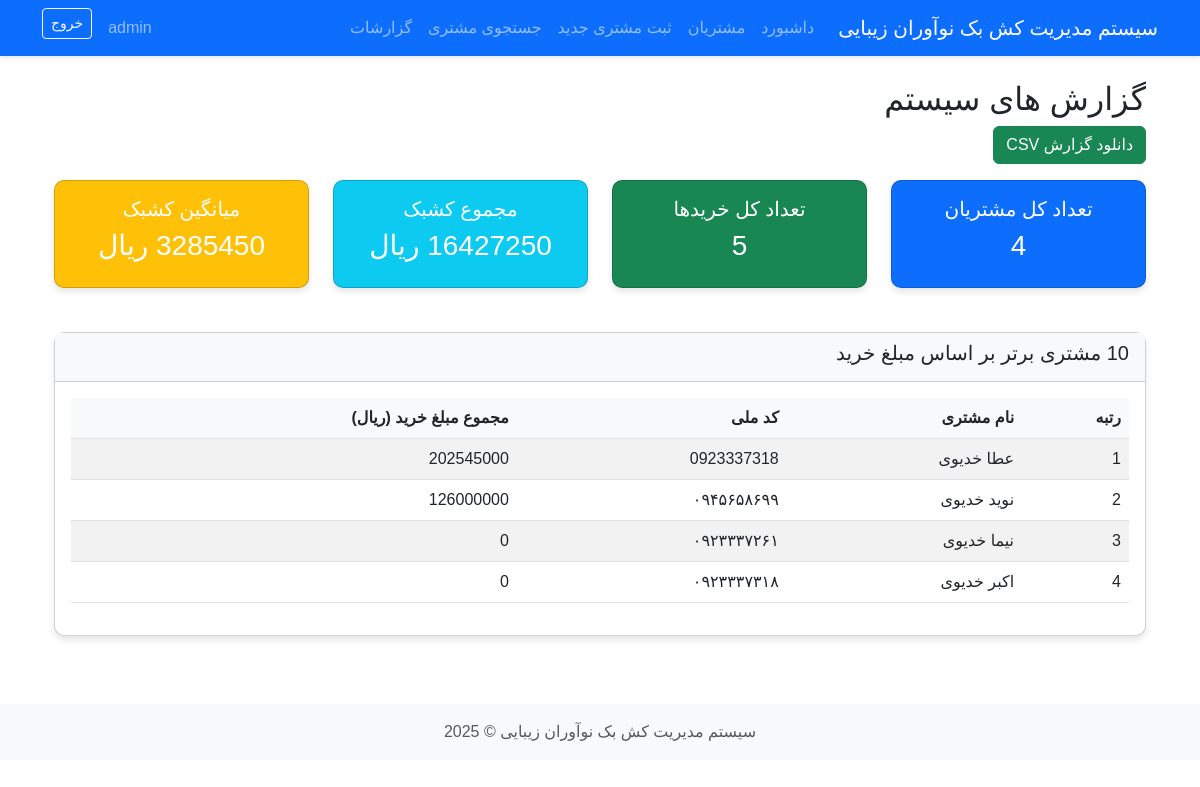
/report/ (signed in), run on the app's committed database.
### cashback_app/models.py (models this page shows, shortened)
class Customer(models.Model):
    first_name = models.CharField(max_length=100, verbose_name="نام")
    last_name = models.CharField(max_length=100, verbose_name="نام خانوادگی")
    national_code = models.CharField(
        max_length=10,
        unique=True,
        verbose_name="کد ملی",
        validators=[
            RegexValidator(
                regex=r'^\d{10}$',
                message="کد ملی باید دقیقاً 10 رقم باشد",
            ),
        ]
    )
    phone_number = models.CharField(
        max_length=11,
        verbose_name="شماره موبایل",
        validators=[
            RegexValidator(
                regex=r'^09\d{9}$',
                message="شماره موبایل باید با 09 شروع شود و 11 رقم باشد",
            ),
        ]
    )
    wallet_balance = models.DecimalField(
        max_digits=12,
        decimal_places=0,
        default=0,
        verbose_name="موجودی کیف پول"
    )
    created_at = models.DateTimeField(auto_now_add=True, verbose_name="تاریخ ثبت")
    updated_at = models.DateTimeField(auto_now=True, verbose_name="تاریخ بروزرسانی")
    class Meta:
        verbose_name = "مشتری"
        verbose_name_plural = "مشتریان"

### cashback_app/views.py (the view)
# urls.py: path('report/', views.reports, name='reports'),
@login_required
def reports(request):
    total_customers = Customer.objects.count()
    total_purchases = Purchase.objects.count()
    total_cashback = Purchase.objects.aggregate(Sum('cashback_amount'))['cashback_amount__sum'] or 0
    average_cashback = total_cashback / total_purchases if total_purchases > 0 else 0
    top_customers = Customer.objects.annotate(
        total_purchase=Sum('purchases__amount')
    ).order_by('-total_purchase')[:10]
    context = {
        'total_customers': total_customers,
        'total_purchases': total_purchases,
        'total_cashback': total_cashback,
        'average_cashback': average_cashback,
        'top_customers': top_customers,
    }
    return render(request, 'admin/reports.html', context)

### templates/admin/reports.html (shortened to what this page needs)
{% extends 'base.html' %}
{% block content %}
<div class="container mt-4">
    <h2>گزارش های سیستم</h2>
    <a href="{% url 'report_export_csv' %}" class="btn btn-success mb-3">دانلود گزارش CSV</a>
    <div class="row mb-4">
        <div class="col-md-3">
            <div class="card text-center bg-primary text-white">
                <div class="card-body">
                    <h5>تعداد کل مشتریان</h5>
                    <h3>{{ total_customers }}</h3>
                </div>
            </div>
        </div>
        <div class="col-md-3">
            <div class="card text-center bg-success text-white">
                <div class="card-body">
                    <h5>تعداد کل خریدها</h5>
                    <h3>{{ total_purchases }}</h3>
                </div>
            </div>
        </div>
        <div class="col-md-3">
            <div class="card text-center bg-info text-white">
                <div class="card-body">
                    <h5>مجموع کشبک</h5>
                    <h3>{{ total_cashback|floatformat:0 }} ریال</h3>
                </div>
            </div>
        </div>
        <div class="col-md-3">
            <div class="card text-center bg-warning text-white">
                <div class="card-body">
                    <h5>میانگین کشبک</h5>
                    <h3>{% if total_purchases %}{{ average_cashback|floatformat:0 }} ریال{% else %}0 ریال{% endif %}</h3>
                </div>
            </div>
        </div>
    </div>
    <div class="row">
        <div class="col-12">
            <div class="card">
                <div class="card-header">
                    <h5>10 مشتری برتر بر اساس مبلغ خرید</h5>
                </div>
                <div class="card-body">
                    {% if top_customers %}
                    <table class="table table-striped">
                        <thead>
                            <tr>
                                <th>رتبه</th>
                                <th>نام مشتری</th>
                                <th>کد ملی</th>
                                <th>مجموع مبلغ خرید (ریال)</th>
                            </tr>
                        </thead>
                        <tbody>
                            {% for customer in top_customers %}
                            <tr>
                                <td>{{ forloop.counter }}</td>
                                <td>{{ customer.first_name }} {{ customer.last_name }}</td>
                                <td>{{ customer.national_code }}</td>
                                <td>{{ customer.total_purchase|floatformat:0|default:"0" }}</td>
                            </tr>
                            {% endfor %}
                        </tbody>
                    </table>
                    {% else %}
                    <p>هیچ داده ای موجود نیست.</p>
                    {% endif %}
                </div>
            </div>
        </div>
    </div>
</div>
{% endblock %}

### templates/base.html (shortened to what this page needs)
<!DOCTYPE html>
<html lang="fa" dir="rtl">
<head>
    <link rel="stylesheet" href="https://cdn.jsdelivr.net/npm/bootstrap@5.3.0/dist/css/bootstrap.rtl.min.css">
    <link rel="stylesheet" href="/static/css/style.css">
</head>
<body>
    {% if user.is_authenticated %}
    <nav class="navbar navbar-expand-lg navbar-dark bg-primary">
        <div class="container">
            <a class="navbar-brand" href="{% url 'dashboard' %}">سیستم مدیریت کش بک نوآوران زیبایی</a>
            <div class="collapse navbar-collapse" id="navbarNav">
                <ul class="navbar-nav me-auto">
                    <li class="nav-item">
                        <a class="nav-link" href="{% url 'dashboard' %}">داشبورد</a>
                    </li>
                    <li class="nav-item">
                        <a class="nav-link" href="{% url 'customer_list' %}">مشتریان</a>
                    </li>
                    <li class="nav-item">
                        <a class="nav-link" href="{% url 'customer_create' %}">ثبت مشتری جدید</a>
                    </li>
                    <li class="nav-item">
                        <a class="nav-link" href="{% url 'customer_search' %}">جستجوی مشتری</a>
                    </li>
                    <li class="nav-item">
                        <a class="nav-link" href="{% url 'reports' %}">گزارشات</a>
                    </li>
                </ul>
                <div class="d-flex">
                    <span class="navbar-text me-3">
                        {{ user.get_full_name|default:user.username }}
                    </span>
                    <form method="post" action="{% url 'logout' %}" style="display: inline;">
                        <button type="submit" class="btn btn-outline-light btn-sm">خروج</button>
                    </form>
                </div>
            </div>
        </div>
    </nav>
    {% endif %}
    <div class="container mt-4">
        {% block content %}{% endblock %}
    </div>
    <footer class="footer mt-5 py-3 bg-light">
        <div class="container text-center">
            <span class="text-muted">سیستم مدیریت کش بک نوآوران زیبایی &copy; {% now "Y" %}</span>
        </div>
    </footer>
</body>
</html>

### static/css/style.css (style rules this page uses)
body { font-family: 'Vazirmatn', 'Tahoma', sans-serif; text-align: right; }
.card { margin-bottom: 20px; border-radius: 10px; box-shadow: 0 4px 6px rgba(0, 0, 0, 0.1); }
.card-header { font-weight: bold; background-color: #f8f9fa; }
.navbar { box-shadow: 0 2px 4px rgba(0, 0, 0, 0.1); margin-bottom: 20px; }
.table th { background-color: #f8f9fa; }
.footer { margin-top: 50px; padding: 20px 0; background-color: #f8f9fa; }

### data on the page
Customer: first_name "عطا", last_name "خدیوی", national_code "0923337318", total_purchase "202545000"
Customer: first_name "نوید", last_name "خدیوی", national_code "۰۹۴۵۶۵۸۶۹۹", total_purchase "126000000"
Customer: first_name "نیما", last_name "خدیوی", national_code "۰۹۲۳۳۳۷۲۶۱", total_purchase "0"
Customer: first_name "اکبر", last_name "خدیوی", national_code "۰۹۲۳۳۳۷۳۱۸", total_purchase "0"

### other printed values
{{ user.get_full_name|default:user.username }} "admin"
{{ total_customers }} "4"
{{ total_purchases }} "5"
